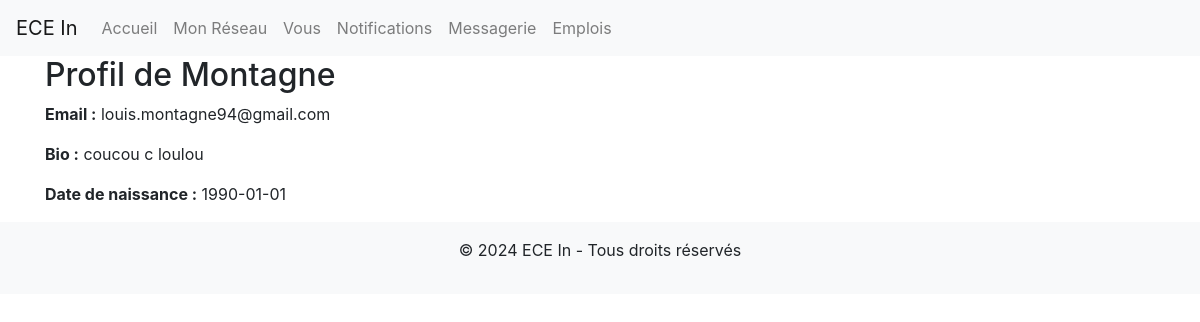
/profil.php?id=6 (signed in), run on the app's committed database.
### tables this page shows
CREATE TABLE IF NOT EXISTS `utilisateurs` (
  `id` int NOT NULL AUTO_INCREMENT,
  `pseudo` varchar(50) NOT NULL,
  `email` varchar(100) NOT NULL,
  `mot_de_passe` varchar(255) NOT NULL,
  `nom` varchar(100) DEFAULT NULL,
  `photo` varchar(255) DEFAULT NULL,
  `bio` text,
  `date_naissance` date DEFAULT NULL,
  `role` enum('auteur','admin') DEFAULT 'auteur',
  `photo_profil` varchar(255) DEFAULT NULL,
  `photo_mur` varchar(255) DEFAULT NULL,
  PRIMARY KEY (`id`)
);

### profil.php (the view, shortened to what this page needs)
<?php
include 'connexion.php';
$utilisateur_id = $_GET['id'];
$sql = "SELECT * FROM utilisateurs WHERE id = $utilisateur_id";
$result = $conn->query($sql);
$utilisateur = $result->fetch_assoc();
?>
<!DOCTYPE html>
<html lang="fr">
<head>
    <link rel="stylesheet" href="https://stackpath.bootstrapcdn.com/bootstrap/4.5.2/css/bootstrap.min.css">
</head>
<body>
    <header>
        <nav class="navbar navbar-expand-lg navbar-light bg-light">
            <a class="navbar-brand" href="index.php">ECE In</a>
            <div class="collapse navbar-collapse" id="navbarNav">
                <ul class="navbar-nav">
                    <li class="nav-item"><a class="nav-link" href="index.php">Accueil</a></li>
                    <li class="nav-item"><a class="nav-link" href="mon_reseau.php">Mon Réseau</a></li>
                    <li class="nav-item"><a class="nav-link" href="vous.php">Vous</a></li>
                    <li class="nav-item"><a class="nav-link" href="notifications.php">Notifications</a></li>
                    <li class="nav-item"><a class="nav-link" href="messagerie.php">Messagerie</a></li>
                    <li class="nav-item"><a class="nav-link" href="emplois.php">Emplois</a></li>
                </ul>
            </div>
        </nav>
    </header>
    <main class="container">
        <h2>Profil de <?php echo $utilisateur['nom']; ?></h2>
        <p><strong>Email :</strong> <?php echo $utilisateur['email']; ?></p>
        <p><strong>Bio :</strong> <?php echo $utilisateur['bio']; ?></p>
        <p><strong>Date de naissance :</strong> <?php echo $utilisateur['date_naissance']; ?></p>
    </main>
    <footer class="bg-light text-center py-3">
        <p>&copy; 2024 ECE In - Tous droits réservés</p>
    </footer>
</body>
</html>

### data on the page
utilisateurs: nom "Montagne", email "louis.montagne94@gmail.com", bio "coucou c loulou", date_naissance "1990-01-01"
